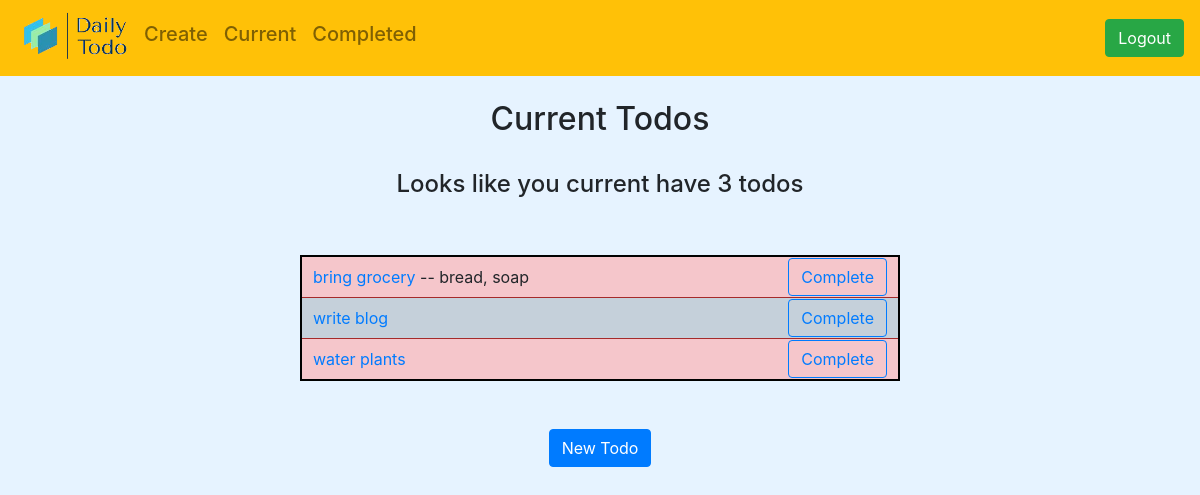
The app's page /currentPage/ (signed in) with its own data.
### todo/models.py (models this page shows, shortened)
class Todo(models.Model):
    title=models.CharField(max_length=100)
    memo=models.TextField(blank=True)
    creationDate=models.DateTimeField(auto_now_add=True)
    dateCompletion=models.DateTimeField(null=True, blank=True)
    important=models.BooleanField(default=False)
    user=models.ForeignKey(User,on_delete=models.CASCADE)

### todo/views.py (the view)
# urls.py: path('currentPage/',views.currentPage,name='currentPage'),
@login_required
def currentPage(request):
    todos=Todo.objects.filter(user=request.user,dateCompletion__isnull=True)
    return render(request,'todo/currentPage.html',{'todos':todos})

### todo/templates/todo/currentPage.html (shortened to what this page needs)
{% extends 'todo/base.html' %}
{% block content %}
<br>
<h2 align="center">Current Todos</h2>
<br>
<h4 align="center">Looks like you current have {{todos.count}} todo{{todos|pluralize}}</h4>
  <br>
  <br>
  <div align="center">
    <table style="width:50%">
      {% for todo in todos %}
<tr {% if todo.important %} class="table-danger" {% else %} class="table-active" {%endif%} >
<td>
  <a href="{% url 'viewTodo' todo.id %}" style="margin-left: 10px">  {{ todo.title }}</a>
  {% if todo.memo %}-- {{todo.memo}}{% endif %}
</td>
<td><div align="right" style="margin-right: 10px" >
  <form class="" action="{% url 'completeTodo' todo.id %}" method="POST">
  <button class="btn btn-outline-primary" type="submit">Complete</button>
  </form>
  </div>
  </td>
</tr>
{% endfor %}
</table
</div>
<br>
<br>
<div align="center">
  <form class="" action="{% url 'createTodo'%}" method="POST">
  <button class="btn btn-primary" type="submit">New Todo</button>
  </form>
  </div>
{% endblock %}

### todo/templates/todo/base.html (shortened to what this page needs)
{% if user.is_authenticated %}
{%load static%}
<!doctype html>
<html lang="en">
<head>
  <link rel="stylesheet" href="https://stackpath.bootstrapcdn.com/bootstrap/4.5.2/css/bootstrap.min.css">
</head>
<body>
<nav class="navbar navbar-expand-lg navbar-light bg-warning">
  <a href="{% url 'home' %}">
  <img src="{% static 'todo/todologo2.png' %}" height='60' width="120"></img></a>
  <div class="collapse navbar-collapse" id="navbarSupportedContent">
  <ul class="navbar-nav mr-auto">
    <li class="nav-item active">
      <h5><a class="nav-link" href="{% url 'createTodo' %}">Create <span class="sr-only">(current)</span></a></h5>
    </li>
    <li class="nav-item active">
    <h5>  <a class="nav-link" href="{% url 'currentPage' %}">Current  <span class="sr-only">(current)</span></a></h5>
    </li>
    <li class="nav-item active">
    <h5>  <a class="nav-link" href="{% url 'completedTodo' %}">Completed <span class="sr-only">(current)</span></a></h5>
    </li>
    </ul>
        <div class="d-flex flex-row-reverse bd-highlight" id="navbarSupportedContent">
          <ul class="navbar-nav mr-auto" >
          <li class="nav-item active">
              <form class="form-inline my-2 my-lg-0"action="{% url 'logoutUser' %}"  method="post">
                  <button class="btn btn-success" type="submit">Logout</button>
                </form>
        </ul>
  </div>
</nav>
{% block content %}{% endblock %}
</body>
</html>
{% endif %}

### todo/templates/todo/base.html (style rules this page uses)
body { background:#e6f3ff; }

### todo/templates/todo/currentPage.html (style rules this page uses)
table { border: 2px solid black; border-collapse: collapse; }
tr { border: 1px solid brown; border-collapse: collapse; }

### records on screen
Todo: title "bring grocery", memo "bread, soap"
Todo: title "write blog"
Todo: title "water plants"

### other values on screen
{{ todos.count }} "3"
